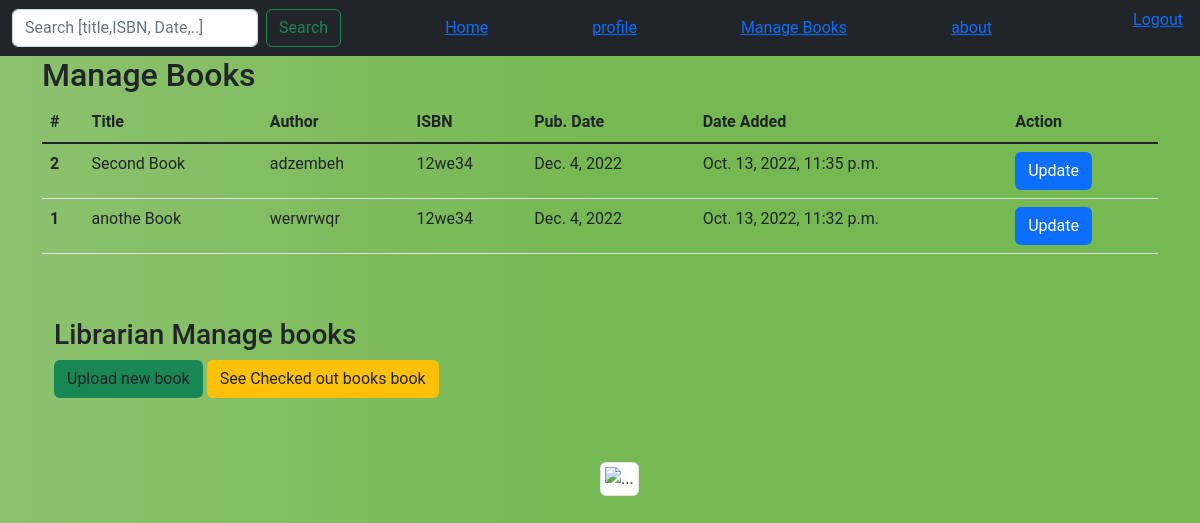
Screenshot of /store/manager/ (signed in) with the database file from the repository.
### book/models.py (models this page shows, shortened)
class Books(models.Model):
    cover_image = models.ImageField(upload_to = 'media/')
    title = models.CharField(max_length = 50)
    ISBN = models.CharField(max_length = 50)
    revision_number = models.CharField(max_length = 50)
    published_date = models.DateField()
    publisher = models.CharField(max_length = 70)
    author = models.CharField(max_length = 150)
    genre = models.CharField(max_length = 50)
    date_added = models.DateTimeField(auto_now =True)

### book/views.py (the view)
# urls.py: path('store/manager/',AdminManageView.as_view(),name = 'Admin'),
class AdminManageView(LoginRequiredMixin,UserPassesTestMixin,TemplateView):
    template_name = 'book/manage.html'
    def get_context_data(self, *args, **kwargs):
        context =super(AdminManageView,self).get_context_data( *args, **kwargs)
        users =  User.objects.all().order_by('-date_joined')
        books = Books.objects.all().order_by('-date_added')
        context.update({'books':books,'users':users})
        return context
    def test_func(self):
        if self.request.user.is_superuser or self.request.user.is_staff:
            return True
        return False

### book/templates/book/manage.html (shortened to what this page needs)
{%extends 'base.html'%}
{%load static%}
{%block content%}
<div class="container">
  <h2>Manage Books </h2>
<table class="table">
    <thead>
      <tr>
        <th scope="col">#</th>
        <th scope="col">Title</th>
        <th scope="col">Author</th>
        <th scope="col">ISBN</th>
        <th scope="col">Pub. Date</th>
        <th scope="col">Date Added</th>
        <th scope="col">Action</th>
      </tr>
    </thead>
    <tbody class="table-group-divider">
      {%for book in books%}
      <tr>
        <th scope="row">{{book.id}}</th>
        <td>{{book.title}}</td>
        <td>{{book.author}}</td>
        <td>{{book.ISBN}}</td>
        <td>{{book.published_date}}</td>
        <td>{{book.date_added}}</td>
        <td ><a href="{%url 'edit' book.id %}" class="btn bg-primary"style="color: white;">Update</a></td>
      </tr>
      {%endfor%}
    </tbody>
  </table>
  <br><br>
<div class="container">
    <h3> Librarian Manage books </h3>
    <p><a href="{%url 'add_book'%}" class="btn bg-success">Upload new book</a>
    <a href="{%url 'yet_books'%}"  class="btn bg-warning"> See Checked out books book</a></p>
</div>
</div>
<br><br>
<div class="container" >
    <div class="float-right" style="float:right;width:50%;">
        <picture>
        <source srcset="https://leverageedu.com/blog/wp-content/uploads/2019/09/Importance-of-Books.jpg" type="image/svg+xml">
        <img src="https://leverageedu.com/blog/wp-content/uploads/2019/09/Importance-of-Books.jpg" class="img-fluid img-thumbnail" alt="...">
      </picture>
     </div>
</div>
{%endblock content%}

### templates/base.html (style rules this page uses)
body { background: #76b852; background: rgb(141,194,111); background: linear-gradient(90deg, rgba(141,194,111,1) 0%, rgba(118,184,82,1) 50%); font-family: "Roboto", sans-serif; -webkit-font-smoothing: antialiased; -moz-osx-font-smoothing: grayscale; }

### rows the page displays
Books: id "2", title "Second Book", author "adzembeh", ISBN "12we34", published_date "Dec. 4, 2022", date_added "Oct. 13, 2022, 11:35 p.m."
Books: id "1", title "anothe Book", author "werwrwqr", ISBN "12we34", published_date "Dec. 4, 2022", date_added "Oct. 13, 2022, 11:32 p.m."
